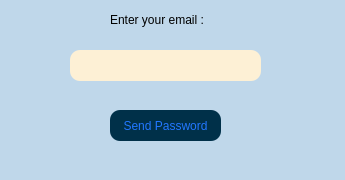
<?xml version="1.0" encoding="UTF-8"?>
<ui version="4.0">
 <class>ForgetPass</class>
 <widget class="QDialog" name="ForgetPass">
  <property name="geometry">
   <rect>
    <x>0</x>
    <y>0</y>
    <width>345</width>
    <height>180</height>
   </rect>
  </property>
  <property name="windowTitle">
   <string>Dialog</string>
  </property>
  <property name="styleSheet">
   <string notr="true">background-color:rgb(191, 215, 234);</string>
  </property>
  <widget class="QPushButton" name="pushButton_2">
   <property name="geometry">
    <rect>
     <x>110</x>
     <y>110</y>
     <width>111</width>
     <height>31</height>
    </rect>
   </property>
   <property name="styleSheet">
    <string notr="true">background-color:rgb(0, 48, 73);
border-radius: 10%;
color:rgb(34, 119, 255)</string>
   </property>
   <property name="text">
    <string>Send Password</string>
   </property>
  </widget>
  <widget class="QLineEdit" name="lineEdit">
   <property name="geometry">
    <rect>
     <x>70</x>
     <y>50</y>
     <width>191</width>
     <height>31</height>
    </rect>
   </property>
   <property name="styleSheet">
    <string notr="true">background-color:rgb(253, 240, 213);
border-radius: 10%;</string>
   </property>
  </widget>
  <widget class="QLabel" name="label">
   <property name="geometry">
    <rect>
     <x>110</x>
     <y>10</y>
     <width>131</width>
     <height>20</height>
    </rect>
   </property>
   <property name="text">
    <string>Enter your email :</string>
   </property>
  </widget>
 </widget>
 <resources/>
 <connections/>
</ui>
